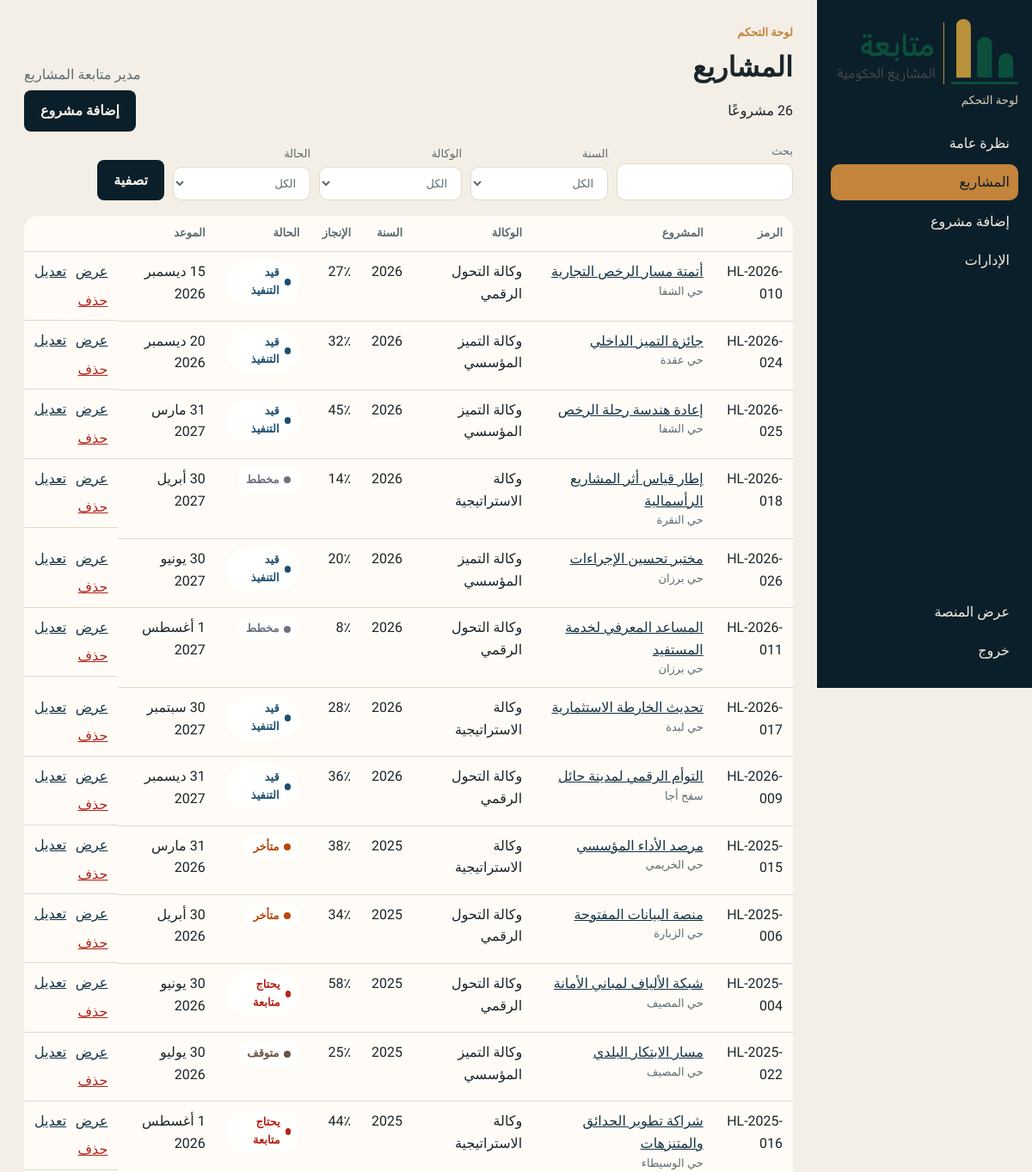
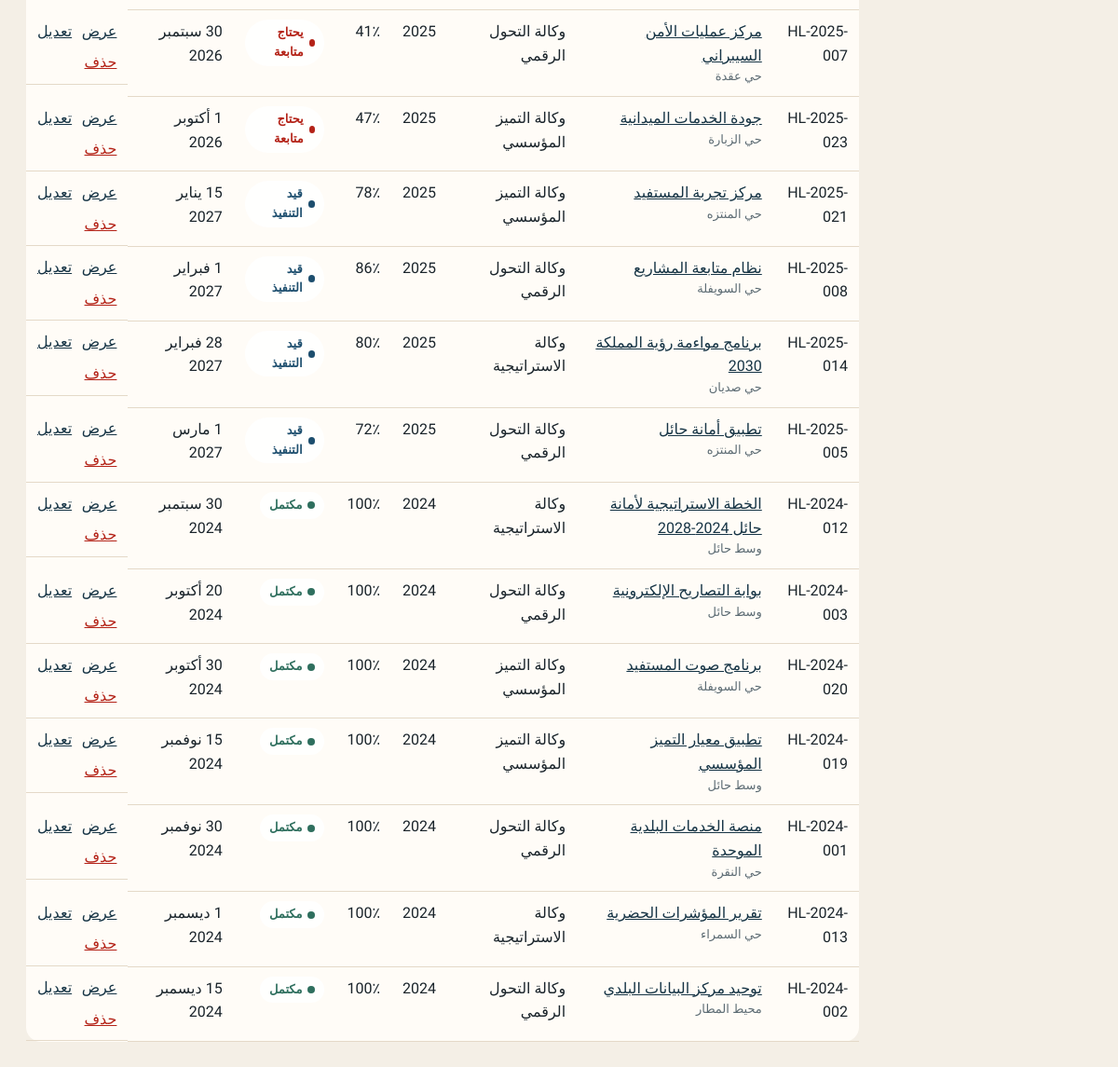
The app's page /admin/projects.php (signed in) with its own data (2 pictures, top to bottom).
### tables this page shows
CREATE TABLE projects (
  id INT UNSIGNED NOT NULL AUTO_INCREMENT,
  department_id INT UNSIGNED NOT NULL,
  code VARCHAR(20) NOT NULL,
  title VARCHAR(200) NOT NULL,
  summary VARCHAR(400) NOT NULL,
  description TEXT NOT NULL,
  status VARCHAR(30) NOT NULL DEFAULT 'in_progress',
  progress TINYINT UNSIGNED NOT NULL DEFAULT 0,
  announced_year SMALLINT UNSIGNED NOT NULL,
  start_date DATE NOT NULL,
  expected_date DATE NOT NULL,
  location_name VARCHAR(120) NOT NULL,
  latitude DECIMAL(9,6) NOT NULL,
  longitude DECIMAL(9,6) NOT NULL,
  budget DECIMAL(14,2) DEFAULT NULL,
  manager_name VARCHAR(120) NOT NULL,
  priority VARCHAR(20) NOT NULL DEFAULT 'medium',
  follow_note VARCHAR(300) DEFAULT NULL,
  created_at TIMESTAMP NOT NULL DEFAULT CURRENT_TIMESTAMP,
  updated_at TIMESTAMP NOT NULL DEFAULT CURRENT_TIMESTAMP ON UPDATE CURRENT_TIMESTAMP,
  PRIMARY KEY (id),
  UNIQUE KEY uq_project_code (code),
  KEY idx_project_year (announced_year),
  KEY idx_project_status (status),
  KEY idx_project_department (department_id),
  CONSTRAINT fk_project_department FOREIGN KEY (department_id) REFERENCES departments (id) ON DELETE RESTRICT
);

CREATE TABLE agencies (
  id INT UNSIGNED NOT NULL AUTO_INCREMENT,
  name VARCHAR(150) NOT NULL,
  slug VARCHAR(80) NOT NULL,
  description TEXT NOT NULL,
  color VARCHAR(7) NOT NULL,
  icon VARCHAR(30) NOT NULL DEFAULT 'mark',
  PRIMARY KEY (id),
  UNIQUE KEY uq_agency_slug (slug)
);

### includes/bootstrap.php (called while the page is built, shortened)
<?php
function e($value): string
{
    return htmlspecialchars((string) $value, ENT_QUOTES, 'UTF-8');
}
function app_config(): array
{
    $file = APP_ROOT . '/config/config.php';
    if (!is_file($file)) {
        return ['host' => '127.0.0.1', 'name' => 'amanah_hail', 'user' => 'root', 'pass' => ''];
    }
    $config = require $file;
    return is_array($config) ? $config : [];
}
function db(): PDO
{
    static $pdo = null;
    if ($pdo instanceof PDO) {
        return $pdo;
    }
    $c = app_config();
    $dsn = 'mysql:host=' . $c['host'] . ';dbname=' . $c['name'] . ';charset=utf8mb4';
    try {
        $pdo = new PDO($dsn, $c['user'], $c['pass'], [
            PDO::ATTR_ERRMODE => PDO::ERRMODE_EXCEPTION,
            PDO::ATTR_DEFAULT_FETCH_MODE => PDO::FETCH_ASSOC,
            PDO::ATTR_EMULATE_PREPARES => false,
        ]);
    } catch (PDOException $e) {
        render_db_error($e);
    }
    return $pdo;
}
function app_prefix(): string
{
    $script = str_replace('\\', '/', $_SERVER['SCRIPT_NAME'] ?? '');
    return preg_match('#/(admin|api)(/|$)#', $script) ? '../' : '';
}
function root_url(string $path = ''): string
{
    return app_prefix() . ltrim($path, '/');
}
function current_user(): ?array
{
    return $_SESSION['user'] ?? null;
}
function ar_date(?string $date): string
{
    $ts = strtotime($date);
    $months = [1 => 'يناير', 2 => 'فبراير', 3 => 'مارس', 4 => 'أبريل', 5 => 'مايو', 6 => 'يونيو', 7 => 'يوليو', 8 => 'أغسطس', 9 => 'سبتمبر', 10 => 'أكتوبر', 11 => 'نوفمبر', 12 => 'ديسمبر'];
    return (int) date('j', $ts) . ' ' . $months[(int) date('n', $ts)] . ' ' . date('Y', $ts);
}
function statuses(): array
{
    return [
        'planned' => 'مخطط',
        'in_progress' => 'قيد التنفيذ',
        'needs_followup' => 'يحتاج متابعة',
        'delayed' => 'متأخر',
        'on_hold' => 'متوقف',
        'completed' => 'مكتمل',
    ];
}
function status_label(string $status): string
{
    return statuses()[$status] ?? $status;
}
function project_alert_reasons(array $project): array
{
    if (($project['status'] ?? '') === 'completed') {
        return [];
    }
    $reasons = [];
    $today = date('Y-m-d');
    $status = $project['status'] ?? '';
    if ($status === 'needs_followup') {
        $reasons[] = ['level' => 'high', 'text' => 'المشروع مصنّف ضمن ما يحتاج متابعة'];
    }
    if ($status === 'delayed') {
        $reasons[] = ['level' => 'high', 'text' => 'الحالة مسجّلة متأخرة'];
    }
    if ($status === 'on_hold') {
        $reasons[] = ['level' => 'medium', 'text' => 'المشروع متوقف ويحتاج قرار استئناف'];
    }
    if (!empty($project['expected_date']) && $project['expected_date'] < $today) {
        $reasons[] = ['level' => 'high', 'text' => 'تجاوز الموعد المتوقع للإنجاز'];
    }
    $start = !empty($project['start_date']) ? strtotime($project['start_date']) : false;
    $end = !empty($project['expected_date']) ? strtotime($project['expected_date']) : false;
    $now = strtotime($today);
    if ($start && $end && $end > $start && $now > $start && $now < $end) {
        $elapsed = ($now - $start) / ($end - $start);
        if ($elapsed * 100 > ((int) $project['progress']) + 25) {
            $reasons[] = ['level' => 'medium', 'text' => 'نسبة الإنجاز أقل من الزمن المنقضي بفارق ملحوظ'];
        }
    }
    if (($project['priority'] ?? '') === 'critical' && (int) $project['progress'] < 50) {
        $reasons[] = ['level' => 'high', 'text' => 'أولوية حرجة ونسبة الإنجاز دون النصف'];
    }
    $note = trim((string) ($project['follow_note'] ?? ''));
    if ($note !== '') {
        $reasons[] = ['level' => 'medium', 'text' => 'ملاحظة المتابعة: ' . $note];
    }
    return $reasons;
}
function filters_from_request(): array
{
    $filters = [];
    $year = (int) ($_GET['year'] ?? 0);
    $agency = (int) ($_GET['agency'] ?? 0);
    $department = (int) ($_GET['dept'] ?? 0);
    $status = (string) ($_GET['status'] ?? '');
    $sort = (string) ($_GET['sort'] ?? '');
    $q = trim((string) ($_GET['q'] ?? ''));
    return $filters;
}
function sort_projects(array $rows, string $sort): array
{
    return $rows;
}
function fetch_projects(array $filters = []): array
{
    $where = ['p.announced_year IN (2024, 2025, 2026)'];
    $params = [];
    $sql = 'SELECT p.*, d.name AS department_name, a.id AS agency_id, a.name AS agency_name,
                   a.color AS agency_color, a.slug AS agency_slug,
                   (SELECT i.file_path FROM project_images i WHERE i.project_id = p.id ORDER BY i.is_cover DESC, i.id ASC LIMIT 1) AS cover
            FROM projects p
            INNER JOIN departments d ON d.id = p.department_id
            INNER JOIN agencies a ON a.id = d.agency_id
            WHERE ' . implode(' AND ', $where) . '
            ORDER BY p.announced_year DESC, p.expected_date ASC, p.id DESC';
    $statement = db()->prepare($sql);
    $statement->execute($params);
    $rows = $statement->fetchAll();
    return sort_projects($rows, $filters['sort'] ?? 'default');
}
function count_label(int $n): string
{
    return $n . ' مشروعًا';
}
require_once __DIR__ . '/layout.php';

### admin/projects.php (the view, shortened to what this page needs)
<?php
require __DIR__ . '/../includes/bootstrap.php';
$filters = filters_from_request();
$projects = fetch_projects($filters);
render_admin_header('المشاريع');
?>
<div class="panel-head">
  <p><?= e(count_label(count($projects))) ?></p>
  <a class="btn btn-primary" href="project-form.php">إضافة مشروع</a>
</div>
<form class="filters" method="get">
  <label class="field"><span>بحث</span><input type="search" name="q" value="<?= e($filters['q'] ?? '') ?>"></label>
  <label class="field"><span>السنة</span>
    <select name="year">
      <option value="">الكل</option>
    </select>
  </label>
  <label class="field"><span>الوكالة</span>
    <select name="agency">
      <option value="">الكل</option>
    </select>
  </label>
  <label class="field"><span>الحالة</span>
    <select name="status">
      <option value="">الكل</option>
    </select>
  </label>
  <button class="btn btn-primary" type="submit">تصفية</button>
</form>
<div class="table-wrap">
  <table class="data-table">
    <thead>
      <tr><th>الرمز</th><th>المشروع</th><th>الوكالة</th><th>السنة</th><th>الإنجاز</th><th>الحالة</th><th>الموعد</th><th></th></tr>
    </thead>
    <tbody>
      <?php foreach ($projects as $project): ?>
        <tr>
          <td><?= e($project['code']) ?></td>
          <td><a href="project-form.php?id=<?= (int) $project['id'] ?>"><?= e($project['title']) ?></a><small><?= e($project['location_name']) ?></small></td>
          <td><?= e($project['agency_name']) ?></td>
          <td><?= (int) $project['announced_year'] ?></td>
          <td><?= (int) $project['progress'] ?>٪</td>
          <td><?= status_pill($project['status']) ?></td>
          <td><?= e(ar_date($project['expected_date'])) ?></td>
          <td class="row-actions">
            <a href="../project.php?id=<?= (int) $project['id'] ?>">عرض</a>
            <a href="project-form.php?id=<?= (int) $project['id'] ?>">تعديل</a>
            <form method="post" data-confirm="حذف هذا المشروع نهائيًا؟">
              <button class="linkish" type="submit">حذف</button>
            </form>
          </td>
        </tr>
      <?php endforeach; ?>
    </tbody>
  </table>
</div>
<?php render_admin_footer(); ?>

### includes/layout.php (shortened to what this page needs)
<?php
function render_document_start(string $title, bool $withMap = false, bool $admin = false): void
{
    echo '<!DOCTYPE html><html lang="ar" dir="rtl"><head><meta charset="utf-8">';
    echo '<link rel="stylesheet" href="' . e(root_url('assets/css/style.css')) . '">';
    if ($admin) {
        echo '<link rel="stylesheet" href="' . e(root_url('assets/css/admin.css')) . '">';
    }
    echo '</head><body class="' . ($admin ? 'is-admin' : 'is-public') . '">';
}
function render_admin_header(string $title, bool $withMap = false): void
{
    $user = current_user();
    $current = basename($_SERVER['SCRIPT_NAME'] ?? '');
    render_document_start($title, $withMap, true);
    echo '<div class="shell"><aside class="side"><a class="side-brand" href="index.php"><img src="' . e(root_url('assets/img/logo.png')) . '" alt="متابعة المشاريع الحكومية"><small>لوحة التحكم</small></a><nav>';
    $items = [
        'index.php' => 'نظرة عامة',
        'projects.php' => 'المشاريع',
        'project-form.php' => 'إضافة مشروع',
        'departments.php' => 'الإدارات',
    ];
    foreach ($items as $file => $label) {
        $class = $current === $file ? ' class="is-current"' : '';
        echo '<a' . $class . ' href="' . e($file) . '">' . e($label) . '</a>';
    }
    echo '</nav><div class="side-foot"><a href="' . e(root_url('index.php')) . '">عرض المنصة</a><a href="logout.php">خروج</a></div></aside>';
    echo '<div class="admin-main"><header class="admin-top"><div><p class="kicker">لوحة التحكم</p><h1>' . e($title) . '</h1></div><p class="who">' . e($user['name'] ?? '') . '</p></header>';
}
function render_admin_footer(): void
{
    echo '</div></div>';
    echo '<script src="' . e(root_url('assets/js/admin.js')) . '"></script></body></html>';
}
function status_pill(string $status): string
{
    return '<span class="status-pill status-' . e($status) . '">' . e(status_label($status)) . '</span>';
}

### assets/css/style.css (style rules this page uses)
:root { --ink: #0B1F2A; --ink-2: #163445; --copper: #C4843C; --copper-2: #E8C38A; --sand: #F4EFE6; --paper: #FFFcf7; --text-dark: #1A242B; --muted: #5C6B73; --border-color: #E4D9C8; --white: #ffffff; --alert: #B42318; --ok: #2F6F5E; --font-main: "IBM Plex Sans Arabic", "IBM Plex Sans", system-ui, sans-serif; --primary-color: var(--copper); --primary-dark: var(--ink); --footer-bg: var(--ink); --section-gap: 20px; --pine: var(--ink); --pine-2: var(--copper); --brass: var(--copper); --brass-2: var(--copper-2); --bg: var(--sand); --line: var(--border-color); --sans: var(--font-main); --display: var(--font-main); --shadow: 0 12px 28px rgba(11, 31, 42, .08); }
* { box-sizing: border-box; }
html { scroll-behavior: smooth; }
body { margin: 0; color: var(--text-dark); background: var(--sand); font-family: var(--font-main); font-size: 16px; line-height: 1.6; }
img { max-width: 100%; }
button, input, select, textarea { font: inherit; color: inherit; }
a { color: var(--ink-2); }
h1, h2, h3 { line-height: 1.35; font-weight: 600; margin: 0; }
.kicker { margin: 0 0 8px; color: var(--copper); font-size: 13px; font-weight: 600; }
.panel-head, .agency-head, .detail-title, .dept-admin header, .form-actions, .row-actions { display: flex; justify-content: space-between; gap: 12px; align-items: center; flex-wrap: wrap; }
.filters { display: flex; flex-wrap: wrap; gap: 10px; align-items: end; margin: 8px 0 18px; }
.field { display: flex; flex-direction: column; gap: 4px; font-size: 13px; color: var(--muted); min-width: 160px; }
.field input, .field select, .field textarea { border: 1px solid var(--border-color); background: #fff; border-radius: 10px; padding: 10px 12px; min-width: 0; }
.btn { display: inline-flex; align-items: center; justify-content: center; gap: 6px; border-radius: 8px; padding: 10px 18px; border: 1px solid transparent; text-decoration: none; background: transparent; cursor: pointer; font-weight: 600; }
.btn-primary { background: var(--ink); color: #f7f1e8; }
.linkish { border: 0; padding: 0; color: var(--alert); cursor: pointer; text-decoration: underline; background: none; }
.status-pill { display: inline-flex; align-items: center; gap: 6px; padding: 4px 10px; border-radius: 999px; background: rgba(255,255,255,.94); font-size: 13px; font-weight: 600; }
.status-pill::before { content: ""; width: 8px; height: 8px; border-radius: 50%; background: currentColor; }
.status-completed { color: #2F6F5E; }
.status-in_progress { color: #1d4e6e; }
.status-needs_followup { color: #b42318; }
.status-delayed { color: #b54708; }
.status-on_hold { color: #6b5344; }
.status-planned { color: #6b7280; }

### assets/css/admin.css (style rules this page uses)
.is-admin { background: #F4EFE6; }
.shell { display: grid; grid-template-columns: 250px 1fr; min-height: 100vh; }
.side { background: #0B1F2A; color: #f7f1e8; padding: 22px 16px; position: sticky; top: 0; height: 100vh; display: flex; flex-direction: column; gap: 18px; }
.side-brand { display: flex; flex-direction: column; gap: 8px; align-items: flex-start; color: inherit; text-decoration: none; }
.side-brand img { width: 100%; max-width: 210px; height: auto; display: block; }
.side-brand small { color: #d7cbb8; }
.side nav { display: flex; flex-direction: column; gap: 4px; }
.side nav a, .side-foot a { color: #f4efe4; text-decoration: none; padding: 8px 10px; border-radius: 10px; }
.side nav a.is-current, .side nav a:hover, .side-foot a:hover { background: #C4843C; color: #0B1F2A; }
.side-foot { margin-top: auto; display: flex; flex-direction: column; gap: 4px; }
.admin-main { padding: 28px 28px 48px; }
.admin-top { display: flex; justify-content: space-between; gap: 12px; align-items: end; }
.admin-top h1 { margin: 0; font-size: 32px; }
.who { margin: 0; color: var(--muted); }
.bars span, .data-table small { display: block; color: var(--muted); font-size: 13px; }
.table-wrap { overflow-x: auto; }
.data-table { width: 100%; border-collapse: collapse; background: var(--paper); border-radius: 16px; }
.data-table th, .data-table td { text-align: right; padding: 10px 12px; border-bottom: 1px solid var(--line); vertical-align: top; }
.data-table th { font-size: 13px; color: var(--muted); font-weight: 600; }
.row-actions { gap: 8px; }
.row-actions form { display: inline; }

### records on screen
projects: code "HL-2026-010", title "أتمتة مسار الرخص التجارية", location_name "حي الشفا", agencies.name "وكالة التحول الرقمي", announced_year "2026", progress "27", status "قيد التنفيذ", expected_date "15 ديسمبر 2026"
projects: code "HL-2026-024", title "جائزة التميز الداخلي", location_name "حي عقدة", agencies.name "وكالة التميز المؤسسي", announced_year "2026", progress "32", status "قيد التنفيذ", expected_date "20 ديسمبر 2026"
projects: code "HL-2026-025", title "إعادة هندسة رحلة الرخص", location_name "حي الشفا", agencies.name "وكالة التميز المؤسسي", announced_year "2026", progress "45", status "قيد التنفيذ", expected_date "31 مارس 2027"
projects: code "HL-2026-018", title "إطار قياس أثر المشاريع الرأسمالية", location_name "حي النقرة", agencies.name "وكالة الاستراتيجية", announced_year "2026", progress "14", status "مخطط", expected_date "30 أبريل 2027"
projects: code "HL-2026-026", title "مختبر تحسين الإجراءات", location_name "حي برزان", agencies.name "وكالة التميز المؤسسي", announced_year "2026", progress "20", status "قيد التنفيذ", expected_date "30 يونيو 2027"
projects: code "HL-2026-011", title "المساعد المعرفي لخدمة المستفيد", location_name "حي برزان", agencies.name "وكالة التحول الرقمي", announced_year "2026", progress "8", status "مخطط", expected_date "1 أغسطس 2027"
projects: code "HL-2026-017", title "تحديث الخارطة الاستثمارية", location_name "حي لبدة", agencies.name "وكالة الاستراتيجية", announced_year "2026", progress "28", status "قيد التنفيذ", expected_date "30 سبتمبر 2027"
projects: code "HL-2026-009", title "التوأم الرقمي لمدينة حائل", location_name "سفح أجا", agencies.name "وكالة التحول الرقمي", announced_year "2026", progress "36", status "قيد التنفيذ", expected_date "31 ديسمبر 2027"
projects: code "HL-2025-015", title "مرصد الأداء المؤسسي", location_name "حي الخريمي", agencies.name "وكالة الاستراتيجية", announced_year "2025", progress "38", status "متأخر", expected_date "31 مارس 2026"
projects: code "HL-2025-006", title "منصة البيانات المفتوحة", location_name "حي الزبارة", agencies.name "وكالة التحول الرقمي", announced_year "2025", progress "34", status "متأخر", expected_date "30 أبريل 2026"
projects: code "HL-2025-004", title "شبكة الألياف لمباني الأمانة", location_name "حي المصيف", agencies.name "وكالة التحول الرقمي", announced_year "2025", progress "58", status "يحتاج متابعة", expected_date "30 يونيو 2026"
projects: code "HL-2025-022", title "مسار الابتكار البلدي", location_name "حي المصيف", agencies.name "وكالة التميز المؤسسي", announced_year "2025", progress "25", status "متوقف", expected_date "30 يوليو 2026"
projects: code "HL-2025-016", title "شراكة تطوير الحدائق والمتنزهات", location_name "حي الوسيطاء", agencies.name "وكالة الاستراتيجية", announced_year "2025", progress "44", status "يحتاج متابعة", expected_date "1 أغسطس 2026"
projects: code "HL-2025-007", title "مركز عمليات الأمن السيبراني", location_name "حي عقدة", agencies.name "وكالة التحول الرقمي", announced_year "2025", progress "41", status "يحتاج متابعة", expected_date "30 سبتمبر 2026"
projects: code "HL-2025-023", title "جودة الخدمات الميدانية", location_name "حي الزبارة", agencies.name "وكالة التميز المؤسسي", announced_year "2025", progress "47", status "يحتاج متابعة", expected_date "1 أكتوبر 2026"
projects: code "HL-2025-021", title "مركز تجربة المستفيد", location_name "حي المنتزه", agencies.name "وكالة التميز المؤسسي", announced_year "2025", progress "78", status "قيد التنفيذ", expected_date "15 يناير 2027"
projects: code "HL-2025-008", title "نظام متابعة المشاريع", location_name "حي السويفلة", agencies.name "وكالة التحول الرقمي", announced_year "2025", progress "86", status "قيد التنفيذ", expected_date "1 فبراير 2027"
projects: code "HL-2025-014", title "برنامج مواءمة رؤية المملكة 2030", location_name "حي صديان", agencies.name "وكالة الاستراتيجية", announced_year "2025", progress "80", status "قيد التنفيذ", expected_date "28 فبراير 2027"
projects: code "HL-2025-005", title "تطبيق أمانة حائل", location_name "حي المنتزه", agencies.name "وكالة التحول الرقمي", announced_year "2025", progress "72", status "قيد التنفيذ", expected_date "1 مارس 2027"
projects: code "HL-2024-012", title "الخطة الاستراتيجية لأمانة حائل 2024-2028", location_name "وسط حائل", agencies.name "وكالة الاستراتيجية", announced_year "2024", progress "100", status "مكتمل", expected_date "30 سبتمبر 2024"
projects: code "HL-2024-003", title "بوابة التصاريح الإلكترونية", location_name "وسط حائل", agencies.name "وكالة التحول الرقمي", announced_year "2024", progress "100", status "مكتمل", expected_date "20 أكتوبر 2024"
projects: code "HL-2024-020", title "برنامج صوت المستفيد", location_name "حي السويفلة", agencies.name "وكالة التميز المؤسسي", announced_year "2024", progress "100", status "مكتمل", expected_date "30 أكتوبر 2024"
projects: code "HL-2024-019", title "تطبيق معيار التميز المؤسسي", location_name "وسط حائل", agencies.name "وكالة التميز المؤسسي", announced_year "2024", progress "100", status "مكتمل", expected_date "15 نوفمبر 2024"
projects: code "HL-2024-001", title "منصة الخدمات البلدية الموحدة", location_name "حي النقرة", agencies.name "وكالة التحول الرقمي", announced_year "2024", progress "100", status "مكتمل", expected_date "30 نوفمبر 2024"
projects: code "HL-2024-013", title "تقرير المؤشرات الحضرية", location_name "حي السمراء", agencies.name "وكالة الاستراتيجية", announced_year "2024", progress "100", status "مكتمل", expected_date "1 ديسمبر 2024"
projects: code "HL-2024-002", title "توحيد مركز البيانات البلدي", location_name "محيط المطار", agencies.name "وكالة التحول الرقمي", announced_year "2024", progress "100", status "مكتمل", expected_date "15 ديسمبر 2024"

### other values on screen
$label "نظرة عامة"
$label "المشاريع"
$label "إضافة مشروع"
$label "الإدارات"
$title "المشاريع"
$user['name'] "مدير متابعة المشاريع"
count_label(count($projects)) "26 مشروعًا"
